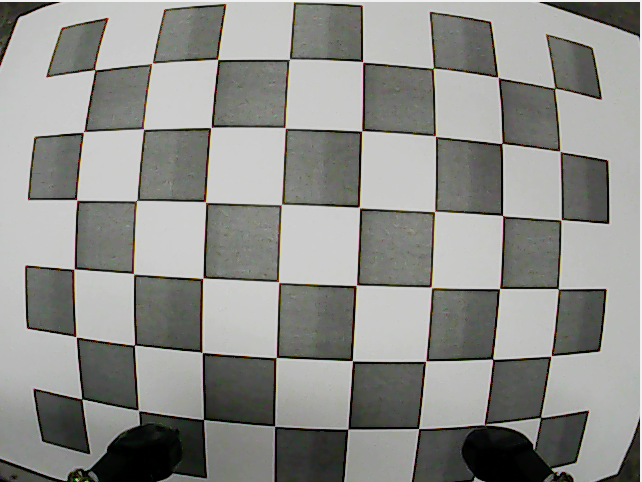
#> input picture arm_detection/calibration/grid.png, 642 x 482 px
$ python calibration.py
#> lines starting #> are read from the running program, lines starting #| are printed output that depends on the picture; after the words box and inside, x2 and y2 are one past the last pixel; in counts of white or black regions, pixels touching at a corner belong together; long printed decimals are rounded
# [48 lines of commented-out code are left out]

import cv2
import numpy as np
import glob

# Checkerboard settings
CHECKERBOARD = (8, 4)  # inner corners (adjust to your grid!)
square_size = 2.8125  # cm

# Prepare object points (real world)
objp = np.zeros((CHECKERBOARD[0]*CHECKERBOARD[1], 3), np.float32)
objp[:, :2] = np.mgrid[0:CHECKERBOARD[0], 0:CHECKERBOARD[1]].T.reshape(-1, 2)
objp *= square_size

objpoints = []  # 3D points
imgpoints = []  # 2D points

images = glob.glob("/home/robot/dd2419_ws/src/arm_detection/calibration/grid.png")
print("Found images:", images)

img_shape = None  # define before loop

for fname in images:
    img = cv2.imread(fname)
#> img is the input picture: shape (482, 642, 3); mean B, G, R 137.6, 142, 141.7

    if img is None:
        print("Failed to load:", fname)
        continue

    gray = cv2.cvtColor(img, cv2.COLOR_BGR2GRAY)
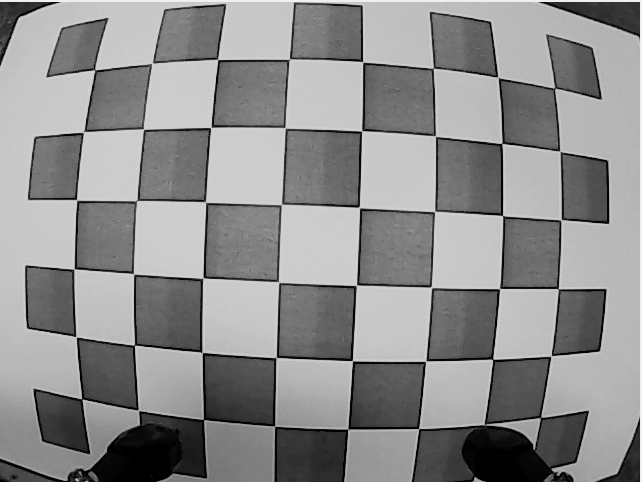
#> gray: shape (482, 642); min 0, max 239, mean 141.4
    gray = cv2.equalizeHist(gray)
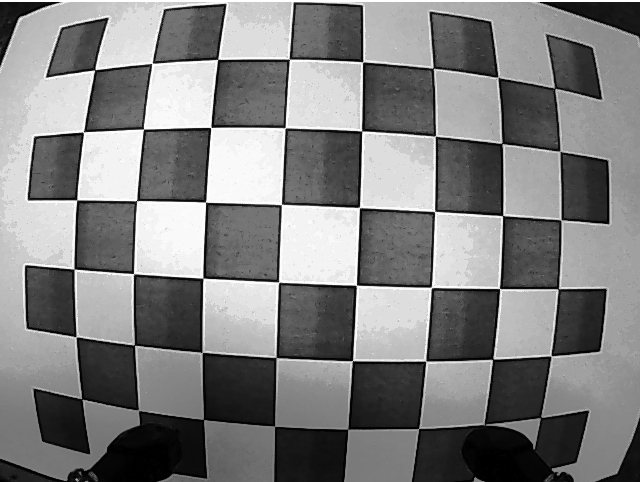
#> gray: shape (482, 642); min 0, max 255, mean 128.1

    ret, corners = cv2.findChessboardCorners(gray, CHECKERBOARD, None)
#> ret = True; corners = 32 rows, first 8: [94.87, 69.69], [152, 63.19], [217.7, 59.33], [289.5, 59.12], [362.7, 61.96], [433.1, 68.14], [497.9, 76.88], [554.8, 88.36]

    if ret:
        objpoints.append(objp)
        imgpoints.append(corners)

        if img_shape is None:
            img_shape = gray.shape[::-1]  # (width, height)
#> img_shape = (642, 482)

        cv2.drawChessboardCorners(img, CHECKERBOARD, corners, ret)
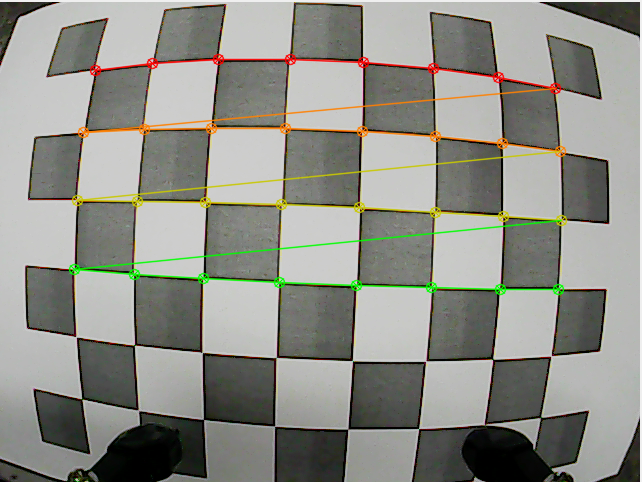
#> img: shape (482, 642, 3); 4.06% of pixels changed, all inside (x1, y1, x2, y2) = (68, 53, 568, 296)
        cv2.imshow("img", img)
        cv2.waitKey(200)

cv2.destroyAllWindows()

# Make sure we found at least one chessboard
if len(objpoints) == 0 or img_shape is None:
    raise ValueError("No chessboard corners detected. Check your images and CHECKERBOARD settings.")

# Calibration
ret, K, distCoeffs, rvecs, tvecs = cv2.calibrateCamera(
    objpoints, imgpoints, img_shape, None, None
)
#> ret = 0.409; K = [[914.5, 0, 292.3], [0, 919.7, 251.7], [0, 0, 1]]; distCoeffs = [[-1.43, 1.8, -0.015, 0.0198, -0.814]]; rvecs = ([-0.00614, 0.0385, 0.0416],); tvecs = ([-8.57, -7.68, 33.3],)

print("Camera matrix K:\n", K)
#| Camera matrix K:
#|  [[914.476   0.         292.277 ]
#|  [  0.         919.656 251.736]
#|  [  0.           0.           1.        ]]
print("Distortion coefficients:\n", distCoeffs)
#| Distortion coefficients:
#|  [[-1.434  1.799 -0.01499  0.01978 -0.814 ]]
